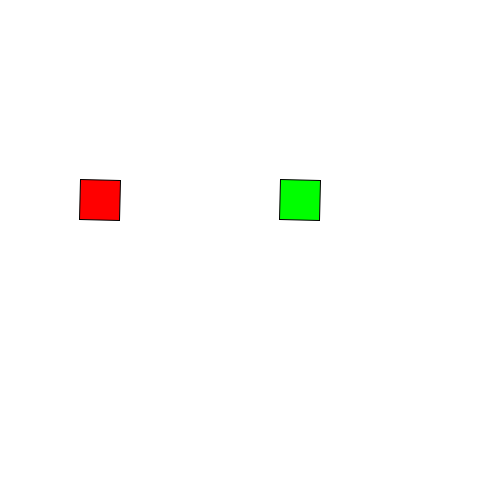
Frame 1 (no input)
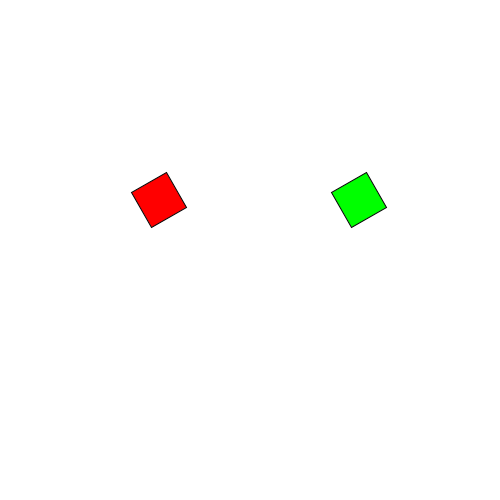
Frame 60 (the mouse pressed at the canvas centre just before this capture)
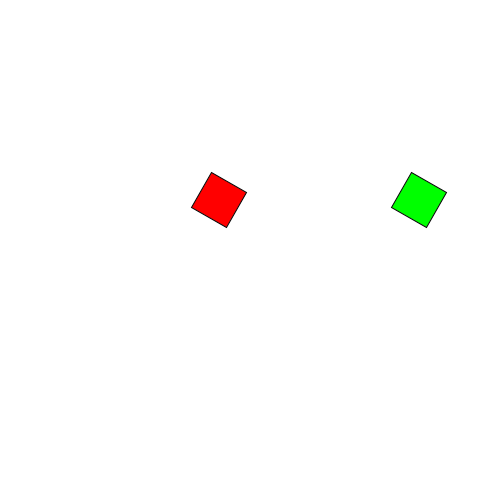
Frame 120 (the mouse held since frame 60 and released just before this capture)

The Processing sketch that drew these frames (run headless with seeded random() and noise(); from frame 60 on, the mouse is pressed at the canvas centre):

// Processing sketch: rotazionetraslazione
// ── rotazionetraslazione.pde
int x=0;

void setup(){
  size(500,500);
  rectMode(CENTER);
}

void draw(){
  background(255);
  
  //push e pop matrix servono per separare il codice dal resto, tutto quello che viene messo dentro si ferma li e non vale per le altre figure
  pushMatrix();
  translate(x+300,200);
  rotate(radians(frameCount));
  fill(0,255,0);
  rect(0,0,40,40);
  popMatrix();
  
  pushMatrix();
  translate(x+100, 200);
  rotate(radians(frameCount));
  fill(255,0,0);
  rect(0,0,40,40);
  popMatrix();
  
  x++; //questo per spostare i quadratini
}




/*void setup(){
  size(500,500);
}

void draw(){
  background(0);
  translate(width/2, height/2);
  fill(255,255,0);
  ellipse(0,0,30,30);
  rotate(millis()*0.001*TWO_PI/10); //rivoluzione attorno al sole
  translate(80,0);
  rotate(millis()*0.001*TWO_PI); //velocità di rotazione
  
  fill(255);
  noStroke();
  ellipseMode(CENTER);
  ellipse(0,0,30,30);

  strokeWeight(5);
  stroke(255,0,0);
  line(0,0,40,40);
}*/



/*int a=0;
void setup(){
  size(500,500);
  frameRate(30);
  rectMode(CENTER); //in modo che il rettangolo giri intorno a se stesso
}

void draw(){
  background(0);
  translate(width/2, height/2); //cambia il sistema di riferimento
  rotate(radians(a)); //ruota la canvas da solo, bisonga fare la translate
  fill(255);
  rect(0, 0, 50,50); //attenzione alle coordinate
  fill(255,0,0);
  rect(60,30,50,50);
  a++;
}*/
